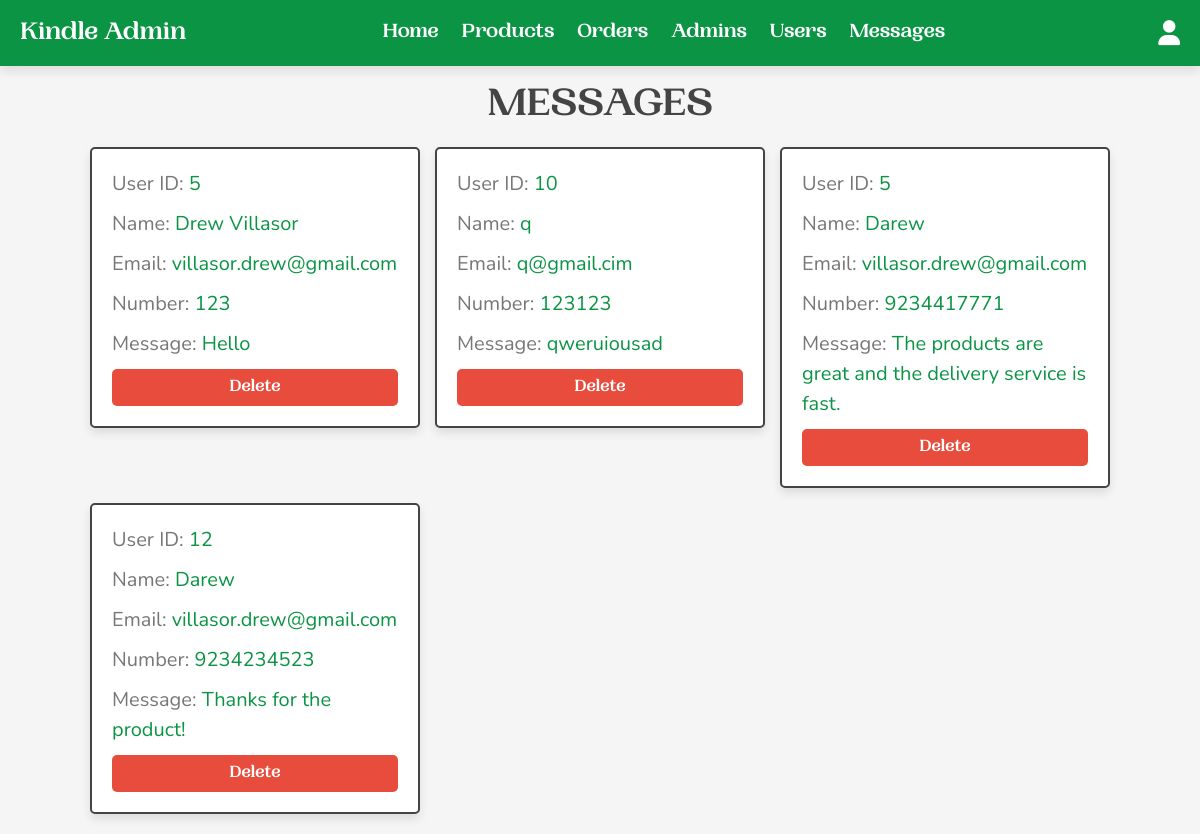
The page /admin/messages.php (signed in) on the database its author committed.
### tables this page shows
CREATE TABLE `messages` (
  `id` int(100) NOT NULL,
  `user_id` int(100) NOT NULL,
  `name` varchar(100) NOT NULL,
  `email` varchar(100) NOT NULL,
  `number` varchar(12) NOT NULL,
  `message` varchar(500) NOT NULL
);

### admin/messages.php (the view, shortened to what this page needs)
<?php
include '../components/connect.php';
?>
<!DOCTYPE html>
<html lang="en">
<head>
   <link rel="stylesheet" href="https://cdnjs.cloudflare.com/ajax/libs/font-awesome/6.1.1/css/all.min.css">
   <link rel="stylesheet" href="../css/admin_styles.css">
</head>
<body>
<?php include '../components/admin_header.php'; ?>
<section class="contacts">
<h1 class="heading">messages</h1>
<div class="box-container">
   <?php
      $select_messages = $conn->prepare("SELECT * FROM `messages`");
      $select_messages->execute();
      if($select_messages->rowCount() > 0){
         while($fetch_message = $select_messages->fetch(PDO::FETCH_ASSOC)){
   ?>
   <div class="box">
   <p> User ID: <span><?= $fetch_message['user_id']; ?></span></p>
   <p> Name: <span><?= $fetch_message['name']; ?></span></p>
   <p> Email: <span><?= $fetch_message['email']; ?></span></p>
   <p> Number: <span><?= $fetch_message['number']; ?></span></p>
   <p> Message: <span><?= $fetch_message['message']; ?></span></p>
   <a href="messages.php??delete=<?= $fetch_message['id']; ?>" onclick="return confirm('delete this message?');" class="delete-btn">delete</a>
   </div>
   <?php
         }
      }else{
         echo '<p class="empty">you have no messages</p>';
      }
   ?>
</div>
</section>
</body>
</html>

### css/admin_styles.css (style rules this page uses)
:root { --main-color:#0B9444; --dark-green: #0e7438; --light-green: #E6EFBE; --orange:#f39c12; --darkorange: #d48a11; --red:#e74c3c; --darkred: #c24132; --black:#444; --white:#fff; --light-color:#777; --light-bg:#f5f5f5; --border:.2rem solid var(--black); --box-shadow:0 .5rem 1rem rgba(0,0,0,.1); }
* { font-family: 'Nunito', sans-serif; margin:0; padding:0; box-sizing: border-box; outline: none; border:none; text-decoration: none; }
html { font-size: 62.5%; overflow-x: hidden; }
body { background-color: var(--light-bg); }
section { padding:2rem; max-width: 1200px; margin:0 auto; }
.heading { font-size: 4rem; color:var(--black); margin-bottom: 2rem; text-align: center; text-transform: uppercase; font-family: 'ppwl'; }
.btn, .delete-btn, .option-btn { display: block; width: 100%; margin-top: 1rem; border-radius: .5rem; padding:1rem 3rem; font-size: 1.7rem; font-family: 'ppwl'; text-transform: capitalize; color:var(--white); cursor: pointer; text-align: center; }
.delete-btn { background-color: var(--red); }
.contacts .box-container { display: grid; grid-template-columns: repeat(auto-fit, 33rem); gap:1.5rem; align-items: flex-start; justify-content: center; }
.contacts .box-container .box { padding:2rem; padding-top: 1rem; border-radius: .5rem; border:var(--border); background-color: var(--white); box-shadow: var(--box-shadow); }
.contacts .box-container .box p { line-height: 1.5; font-size: 2rem; color:var(--light-color); margin:1rem 0; }
.contacts .box-container .box p span { color:var(--main-color); }

### rows shown on the page
messages: user "5", name "Drew Villasor", email "villasor.drew@gmail.com", number "123", message "Hello"
messages: user "10", name "q", email "q@gmail.cim", number "123123", message "qweruiousad"
messages: user "5", name "Darew", email "villasor.drew@gmail.com", number "9234417771", message "The products are great and the delivery service is fast."
messages: user "12", name "Darew", email "villasor.drew@gmail.com", number "9234234523", message "Thanks for the product!"
